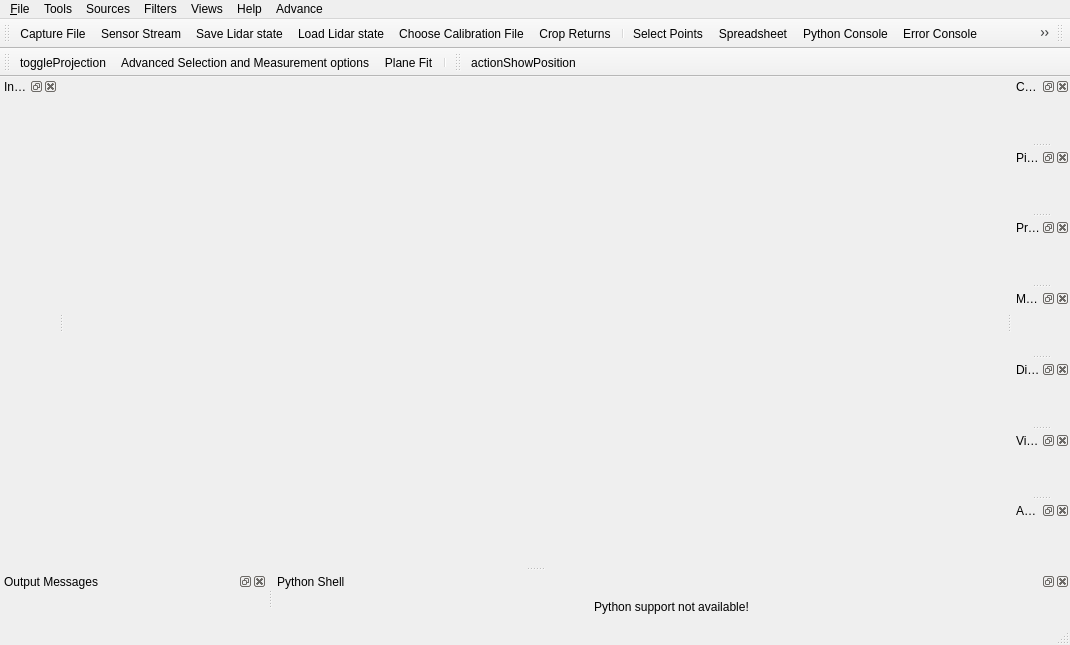
<?xml version="1.0" encoding="UTF-8"?>
<ui version="4.0">
 <class>vvMainWindow</class>
 <widget class="QMainWindow" name="vvMainWindow">
  <property name="geometry">
   <rect>
    <x>0</x>
    <y>0</y>
    <width>1070</width>
    <height>645</height>
   </rect>
  </property>
  <property name="acceptDrops">
   <bool>true</bool>
  </property>
  <property name="windowTitle">
   <string>MainWindow</string>
  </property>
  <property name="windowIcon">
   <iconset resource="vvResources.qrc">
    <normaloff>:/vvResources/Icons/logo.png</normaloff>:/vvResources/Icons/logo.png</iconset>
  </property>
  <widget class="QWidget" name="centralwidget">
   <property name="acceptDrops">
    <bool>true</bool>
   </property>
  </widget>
  <widget class="QMenuBar" name="menubar">
   <property name="geometry">
    <rect>
     <x>0</x>
     <y>0</y>
     <width>1070</width>
     <height>25</height>
    </rect>
   </property>
   <widget class="QMenu" name="menu_File">
    <property name="title">
     <string>&amp;File</string>
    </property>
    <widget class="QMenu" name="menuRecent_Files">
     <property name="title">
      <string>&amp;Recent Files</string>
     </property>
     <addaction name="separator"/>
     <addaction name="actionClear_Menu"/>
    </widget>
    <widget class="QMenu" name="menuSaveAs">
     <property name="title">
      <string>Save &amp;As</string>
     </property>
     <addaction name="actionSavePCAP"/>
     <addaction name="actionSaveCSV"/>
     <addaction name="actionSavePositionCSV"/>
     <addaction name="actionSavePCD"/>
     <addaction name="actionSavePLY"/>
     <addaction name="actionSaveLAS"/>
    </widget>
    <widget class="QMenu" name="menu_Open">
     <property name="title">
      <string>&amp;Open</string>
     </property>
     <addaction name="actionOpenPcap"/>
     <addaction name="actionOpen_Sensor_Stream"/>
     <addaction name="separator"/>
     <addaction name="actionChoose_Calibration_File"/>
    </widget>
    <addaction name="menu_Open"/>
    <addaction name="menuRecent_Files"/>
    <addaction name="separator"/>
    <addaction name="menuSaveAs"/>
    <addaction name="actionSaveScreenshot"/>
    <addaction name="separator"/>
    <addaction name="actionClose"/>
    <addaction name="separator"/>
    <addaction name="actionE_xit"/>
   </widget>
   <widget class="QMenu" name="menuTools">
    <property name="title">
     <string>Tools</string>
    </property>
    <addaction name="actionSpreadsheet"/>
    <addaction name="actionMeasurement_Grid"/>
    <addaction name="actionShowRPM"/>
    <addaction name="actionGrid_Properties"/>
    <addaction name="separator"/>
    <addaction name="actionChoose_Calibration_File"/>
    <addaction name="actionCropReturns"/>
    <addaction name="separator"/>
    <addaction name="separator"/>
    <addaction name="separator"/>
    <addaction name="actionPython_Console"/>
    <addaction name="actionShowErrorDialog"/>
    <addaction name="separator"/>
    <addaction name="separator"/>
   </widget>
   <widget class="QMenu" name="menuHelp">
    <property name="title">
     <string>Help</string>
    </property>
    <action name="actionResetDefaultSettings">
     <property name="text">
      <string>Reset LidarView settings</string>
     </property>
     <property name="iconText">
      <string>This will reset all LidarView settings by default</string>
     </property>
    </action>
    <addaction name="actionAbout_LidarView"/>
    <addaction name="actionHelpSupport"/>
    <addaction name="actionHelpSlam"/>
    <addaction name="separator"/>
    <addaction name="actionResetDefaultSettings"/>
    <addaction name="actionAdvanceFeature"/>
   </widget>
   <widget class="QMenu" name="menuViews">
    <property name="title">
     <string>Views</string>
    </property>
   </widget>
   <widget class="QMenu" name="menuFilters">
    <property name="title">
     <string>Filters</string>
    </property>
   </widget>
   <widget class="QMenu" name="menuSources">
    <property name="title">
     <string>Sources</string>
    </property>
   </widget>
   <widget class="QMenu" name="menuAdvance">
    <property name="title">
     <string>Advance</string>
    </property>
   </widget>
   <addaction name="menu_File"/>
   <addaction name="menuTools"/>
   <addaction name="menuSources"/>
   <addaction name="menuFilters"/>
   <addaction name="menuViews"/>
   <addaction name="menuHelp"/>
   <addaction name="menuAdvance"/>
  </widget>
  <widget class="QStatusBar" name="statusbar"/>
  <widget class="QToolBar" name="toolBar">
   <property name="windowTitle">
    <string>Basic Controls</string>
   </property>
   <attribute name="toolBarArea">
    <enum>TopToolBarArea</enum>
   </attribute>
   <attribute name="toolBarBreak">
    <bool>false</bool>
   </attribute>
   <addaction name="actionOpenPcap"/>
   <addaction name="actionOpen_Sensor_Stream"/>
   <addaction name="actionSaveLidarState"/>
   <addaction name="actionLoadLidarState"/>
   <addaction name="actionChoose_Calibration_File"/>
   <addaction name="actionCropReturns"/>
   <addaction name="separator"/>
   <addaction name="actionSelect_Points"/>
   <addaction name="actionSpreadsheet"/>
   <addaction name="actionPython_Console"/>
   <addaction name="actionShowErrorDialog"/>
   <addaction name="actionEnableAdvancedArrays"/>
</widget>
  <widget class="lqColorToolbar" name="colorToolBar">
   <property name="windowTitle">
    <string>Color Controls</string>
   </property>
   <attribute name="toolBarArea">
    <enum>TopToolBarArea</enum>
   </attribute>
   <attribute name="toolBarBreak">
    <bool>false</bool>
   </attribute>
  </widget>
  <widget class="QToolBar" name="viewSettings">
   <property name="windowTitle">
    <string>View Controls</string>
   </property>
   <attribute name="toolBarArea">
    <enum>TopToolBarArea</enum>
   </attribute>
   <attribute name="toolBarBreak">
    <bool>true</bool>
   </attribute>
   <addaction name="actionToggleProjection"/>
   <addaction name="actionMeasure"/>
   <addaction name="actionPlaneFit"/>
   <addaction name="separator"/>
  </widget>
  <widget class="QToolBar" name="geolocationToolbar">
   <property name="windowTitle">
    <string>Geolocation Controls</string>
   </property>
   <attribute name="toolBarArea">
    <enum>TopToolBarArea</enum>
   </attribute>
   <attribute name="toolBarBreak">
    <bool>false</bool>
   </attribute>
   <addaction name="actionShowPosition"/>
  </widget>
  <widget class="QDockWidget" name="colorMapEditorDock">
   <property name="windowTitle">
    <string>Color Map Editor</string>
   </property>
   <attribute name="dockWidgetArea">
    <number>2</number>
   </attribute>
   <widget class="pqColorMapEditor" name="colorMapEditorPanel"/>
  </widget>
  <widget class="QDockWidget" name="pipelineBrowserDock">
   <property name="features">
    <set>QDockWidget::AllDockWidgetFeatures</set>
   </property>
   <property name="windowTitle">
    <string>Pipeline Browser</string>
   </property>
   <attribute name="dockWidgetArea">
    <number>2</number>
   </attribute>
   <widget class="pqPipelineBrowserWidget" name="pipelineBrowser"/>
  </widget>
  <widget class="QDockWidget" name="propertiesDock">
   <property name="features">
    <set>QDockWidget::AllDockWidgetFeatures</set>
   </property>
   <property name="windowTitle">
    <string>Properties</string>
   </property>
   <attribute name="dockWidgetArea">
    <number>2</number>
   </attribute>
   <widget class="pqPropertiesPanel" name="propertiesPanel"/>
  </widget>
  <widget class="QDockWidget" name="memoryInspectorDock">
   <property name="windowTitle">
    <string>Memory Inspector</string>
   </property>
   <attribute name="dockWidgetArea">
    <number>2</number>
   </attribute>
   <widget class="pqMemoryInspectorPanel" name="memoryInspectorPanel"/>
  </widget>
  <widget class="QDockWidget" name="informationDock">
   <property name="windowTitle">
    <string>Information</string>
   </property>
   <attribute name="dockWidgetArea">
    <number>1</number>
   </attribute>
   <widget class="pqProxyInformationWidget" name="proxyInformationWidget"/>
  </widget>
  <widget class="QDockWidget" name="displayPropertiesDock">
   <property name="windowTitle">
    <string>Display</string>
   </property>
   <attribute name="dockWidgetArea">
    <number>2</number>
   </attribute>
   <widget class="pqPropertiesPanel" name="displayPropertiesPanel"/>
  </widget>
  <widget class="QDockWidget" name="viewPropertiesDock">
   <property name="windowTitle">
    <string>View</string>
   </property>
   <attribute name="dockWidgetArea">
    <number>2</number>
   </attribute>
   <widget class="pqPropertiesPanel" name="viewPropertiesPanel"/>
  </widget>
  <widget class="QDockWidget" name="viewAnimationDock">
   <property name="windowTitle">
    <string>Animation</string>
   </property>
   <attribute name="dockWidgetArea">
    <number>2</number>
   </attribute>
   <widget class="pqPVAnimationWidget" name="animationPanel"/>
  </widget>
  <widget class="QDockWidget" name="outputWidgetDock">
   <property name="floating">
    <bool>false</bool>
   </property>
   <property name="windowTitle">
    <string>Output Messages</string>
   </property>
   <attribute name="dockWidgetArea">
    <number>8</number>
   </attribute>
   <widget class="pqOutputWidget" name="outputWidget">
    <property name="settingsKey" stdset="0">
     <string>OutputMessages</string>
    </property>
   </widget>
  </widget>
  <widget class="QDockWidget" name="pythonShellDock">
   <property name="sizePolicy">
    <sizepolicy hsizetype="Preferred" vsizetype="MinimumExpanding">
     <horstretch>0</horstretch>
     <verstretch>0</verstretch>
    </sizepolicy>
   </property>
   <property name="floating">
    <bool>false</bool>
   </property>
   <property name="windowTitle">
    <string>Python Shell</string>
   </property>
   <attribute name="dockWidgetArea">
    <number>8</number>
   </attribute>
   <widget class="QWidget" name="pythonShellDummy">
    <property name="sizePolicy">
     <sizepolicy hsizetype="MinimumExpanding" vsizetype="MinimumExpanding">
      <horstretch>0</horstretch>
      <verstretch>0</verstretch>
     </sizepolicy>
    </property>
    <layout class="QHBoxLayout" name="horizontalLayout">
     <item>
      <widget class="QLabel" name="label">
       <property name="text">
        <string>Python support not available!</string>
       </property>
       <property name="alignment">
        <set>Qt::AlignCenter</set>
       </property>
      </widget>
     </item>
    </layout>
   </widget>
  </widget>
  <action name="actionE_xit">
   <property name="text">
    <string>E&amp;xit</string>
   </property>
   <property name="statusTip">
    <string>Exit Application</string>
   </property>
   <property name="shortcut">
    <string>Ctrl+Q</string>
   </property>
  </action>
  <action name="actionOpenPcap">
   <property name="icon">
    <iconset resource="vvResources.qrc">
     <normaloff>:/LidarViewPlugin/WiresharkDoc-128.png</normaloff>:/LidarViewPlugin/WiresharkDoc-128.png</iconset>
   </property>
   <property name="text">
    <string>&amp;Capture File...</string>
   </property>
   <property name="toolTip">
    <string>Open a Wireshark-format capture file with data collected from a lidar sensor</string>
   </property>
   <property name="statusTip">
    <string>Open Data File</string>
   </property>
   <property name="shortcut">
    <string>Ctrl+O</string>
   </property>
  </action>
  <action name="actionSelect_Points">
   <property name="checkable">
    <bool>true</bool>
   </property>
   <property name="icon">
    <iconset resource="vvResources.qrc">
     <normaloff>:/vvResources/Icons/pqFrustumSelectionPoint24.png</normaloff>:/vvResources/Icons/pqFrustumSelectionPoint24.png</iconset>
   </property>
   <property name="text">
    <string>Select Points</string>
   </property>
   <property name="toolTip">
    <string>Select Points</string>
   </property>
  </action>
  <action name="actionSpreadsheet">
   <property name="checkable">
    <bool>true</bool>
   </property>
   <property name="icon">
    <iconset resource="vvResources.qrc">
     <normaloff>:/vvResources/Icons/pqSpreadsheet16.png</normaloff>:/vvResources/Icons/pqSpreadsheet16.png</iconset>
   </property>
   <property name="text">
    <string>Spreadsheet</string>
   </property>
   <property name="toolTip">
    <string>Spreadsheet</string>
   </property>
   <property name="shortcut">
    <string>Ctrl+T</string>
   </property>
  </action>
  <action name="actionOpen_Sensor_Stream">
   <property name="icon">
    <iconset resource="vvResources.qrc">
     <normaloff>:/LidarViewPlugin/lidar.png</normaloff>:/LidarViewPlugin/lidar.png</iconset>
   </property>
   <property name="text">
    <string>Sensor &amp;Stream...</string>
   </property>
  </action>
  <action name="actionSaveLidarState">
   <property name="icon">
    <iconset resource="../LVCore/ApplicationComponents/lqResources.qrc">
     <normaloff>:/lqResources/Icons/pqSaveState.png</normaloff>:/lqResources/Icons/pqSaveState.png</iconset>
   </property>
   <property name="text">
    <string>Save Lidar state</string>
   </property>
  </action>
  <action name="actionLoadLidarState">
   <property name="icon">
    <iconset resource="../LVCore/ApplicationComponents/lqResources.qrc">
     <normaloff>:/lqResources/Icons/pqLoadState.png</normaloff>:/lqResources/Icons/pqLoadState.png</iconset>
   </property>
   <property name="text">
    <string>Load Lidar state</string>
   </property>
  </action>
  <action name="actionChoose_Calibration_File">
   <property name="icon">
    <iconset resource="vvResources.qrc">
     <normaloff>:/LidarViewPlugin/calibrate.png</normaloff>:/LidarViewPlugin/calibrate.png</iconset>
   </property>
   <property name="text">
    <string>Choose &amp;Calibration File...</string>
   </property>
  </action>
  <action name="actionPause">
   <property name="icon">
    <iconset>
     <normaloff>:/LidarViewPlugin/media-playback-pause.png</normaloff>:/LidarViewPlugin/media-playback-pause.png</iconset>
   </property>
   <property name="text">
    <string>Pause</string>
   </property>
   <property name="shortcut">
    <string>Space</string>
   </property>
  </action>
  <action name="actionPython_Console">
   <property name="icon">
    <iconset resource="vvResources.qrc">
     <normaloff>:/vvResources/Icons/python_logo_124.png</normaloff>:/vvResources/Icons/python_logo_124.png</iconset>
   </property>
   <property name="text">
    <string>Python Console</string>
   </property>
   <property name="shortcut">
    <string>F8</string>
   </property>
  </action>
  <action name="actionClose">
   <property name="text">
    <string>&amp;Close Data</string>
   </property>
   <property name="toolTip">
    <string>Close Data</string>
   </property>
   <property name="shortcut">
    <string>Ctrl+W</string>
   </property>
  </action>
  <action name="actionMeasurement_Grid">
   <property name="checkable">
    <bool>true</bool>
   </property>
   <property name="checked">
    <bool>true</bool>
   </property>
   <property name="text">
    <string>Measurement Grid</string>
   </property>
   <property name="shortcut">
    <string>Ctrl+G</string>
   </property>
  </action>
  <action name="actionSaveScreenshot">
   <property name="text">
    <string>Save &amp;Screenshot...</string>
   </property>
  </action>
  <action name="actionSaveCSV">
   <property name="icon">
    <iconset resource="vvResources.qrc">
     <normaloff>:/LidarViewPlugin/csv.png</normaloff>:/LidarViewPlugin/csv.png</iconset>
   </property>
   <property name="text">
    <string>Save &amp;CSV...</string>
   </property>
  </action>
  <action name="actionGrid_Properties">
   <property name="text">
    <string>Grid Properties</string>
   </property>
  </action>
  <action name="actionSavePCAP">
   <property name="icon">
    <iconset resource="vvResources.qrc">
     <normaloff>:/LidarViewPlugin/WiresharkDoc-128.png</normaloff>:/LidarViewPlugin/WiresharkDoc-128.png</iconset>
   </property>
   <property name="text">
    <string>Save PCAP...</string>
   </property>
   <property name="iconText">
    <string>Save PCAP</string>
   </property>
   <property name="toolTip">
    <string>Save PCAP</string>
   </property>
  </action>
  <action name="actionSavePCD">
   <property name="text">
    <string>Save PCD...</string>
   </property>
   <property name="iconText">
    <string>Save PCD</string>
   </property>
   <property name="toolTip">
    <string>Save PCD</string>
   </property>
  </action>
  <action name="actionSavePLY">
   <property name="text">
    <string>Save PLY...</string>
   </property>
   <property name="iconText">
    <string>Save PLY</string>
   </property>
   <property name="toolTip">
    <string>Save PLY</string>
   </property>
  </action>
  <action name="actionSaveLAS">
   <property name="text">
    <string>Save LAS...</string>
   </property>
   <property name="iconText">
    <string>Save LAS</string>
   </property>
   <property name="toolTip">
    <string>Save LAS</string>
   </property>
  </action>
  <action name="actionAbout_LidarView">
   <property name="text">
    <string>About ...</string>
   </property>
  </action>
  <action name="actionHelpSupport">
   <property name="text">
    <string>Professional Support</string>
   </property>
  </action>
  <action name="actionHelpSlam">
   <property name="text">
    <string>How to SLAM</string>
   </property>
  </action>
  <action name="actionRecent_file1">
   <property name="text">
    <string>recent_file1</string>
   </property>
  </action>
  <action name="actionRecent_file2">
   <property name="text">
    <string>recent_file2</string>
   </property>
  </action>
  <action name="actionRecent_file3">
   <property name="text">
    <string>recent_file3</string>
   </property>
  </action>
  <action name="actionRecent_file4">
   <property name="text">
    <string>recent_file4</string>
   </property>
  </action>
  <action name="actionRecent_file5">
   <property name="text">
    <string>recent_file5</string>
   </property>
  </action>
  <action name="actionClear_Menu">
   <property name="text">
    <string>Clear Menu</string>
   </property>
  </action>
  <action name="actionToggleProjection">
   <property name="checkable">
    <bool>true</bool>
   </property>
   <property name="icon">
    <iconset resource="vvResources.qrc">
     <normaloff>:/vvResources/Icons/ViewOrtho.png</normaloff>
     <normalon>:/vvResources/Icons/ViewPerspective.png</normalon>:/vvResources/Icons/ViewOrtho.png</iconset>
   </property>
   <property name="text">
    <string>toggleProjection</string>
   </property>
   <property name="toolTip">
    <string>Toggle between projective and orthogonal view</string>
   </property>
  </action>
  <action name="actionMeasure">
   <property name="checkable">
    <bool>false</bool>
   </property>
   <property name="icon">
    <iconset resource="vvResources.qrc">
     <normaloff>:/vvResources/Icons/Measurements.png</normaloff>:/vvResources/Icons/Measurements.png</iconset>
   </property>
   <property name="text">
    <string>Advanced Selection and Measurement options</string>
   </property>
   <property name="toolTip">
    <string>Advanced Selection and Measurement options</string>
   </property>
  </action>
  <action name="actionPlaneFit">
   <property name="icon">
    <iconset resource="vvResources.qrc">
     <normaloff>:/vvResources/Icons/planefit.png</normaloff>:/vvResources/Icons/planefit.png</iconset>
   </property>
   <property name="text">
    <string>Plane Fit</string>
   </property>
   <property name="toolTip">
    <string>Plane Fit to selection</string>
   </property>
  </action>
  <action name="actionSavePositionCSV">
   <property name="icon">
    <iconset resource="vvResources.qrc">
     <normaloff>:/vvResources/Icons/pqSpreadsheet16.png</normaloff>:/vvResources/Icons/pqSpreadsheet16.png</iconset>
   </property>
   <property name="text">
    <string>Save Position CSV...</string>
   </property>
  </action>
  <action name="actionGPSApply">
   <property name="checkable">
    <bool>true</bool>
   </property>
   <property name="icon">
    <iconset resource="vvResources.qrc">
     <normaloff>:/vvResources/Icons/location.png</normaloff>:/vvResources/Icons/location.png</iconset>
   </property>
   <property name="text">
    <string>GPSApply</string>
   </property>
   <property name="toolTip">
    <string>Apply geolocation</string>
   </property>
  </action>
  <action name="actionAbsolute">
   <property name="checkable">
    <bool>true</bool>
   </property>
   <property name="icon">
    <iconset resource="vvResources.qrc">
     <normaloff>:/vvResources/Icons/absolute.png</normaloff>:/vvResources/Icons/absolute.png</iconset>
   </property>
   <property name="text">
    <string>absolute</string>
   </property>
   <property name="toolTip">
    <string>Geolocation in absolute coordinates</string>
   </property>
  </action>
  <action name="actionSaveLAS">
   <property name="icon">
    <iconset resource="vvResources.qrc">
     <normaloff>:/LidarViewPlugin/las.png</normaloff>:/LidarViewPlugin/las.png</iconset>
   </property>
   <property name="text">
    <string>Save &amp;LAS</string>
   </property>
   <property name="toolTip">
    <string>Save to ASPRS LAS format</string>
   </property>
  </action>
  <action name="actionCropReturns">
   <property name="icon">
    <iconset resource="vvResources.qrc">
     <normaloff>:/LidarViewPlugin/crop.png</normaloff>:/LidarViewPlugin/crop.png</iconset>
   </property>
   <property name="text">
    <string>Crop Returns...</string>
   </property>
  </action>
  <action name="actionShowRPM">
   <property name="checkable">
    <bool>true</bool>
   </property>
   <property name="enabled">
    <bool>true</bool>
   </property>
   <property name="text">
    <string>Show RPM</string>
   </property>
   <property name="toolTip">
    <string>Display the rotations per minute</string>
   </property>
  </action>
  <action name="actionPersisting_Grid_Properties">
   <property name="checkable">
    <bool>true</bool>
   </property>
   <property name="enabled">
    <bool>false</bool>
   </property>
   <property name="text">
    <string>Persisting Grid Properties</string>
   </property>
  </action>
  <action name="actionShowErrorDialog">
   <property name="icon">
    <iconset resource="vvResources.qrc">
     <normaloff>:/vvResources/Icons/errorConsole.png</normaloff>:/vvResources/Icons/errorConsole.png</iconset>
   </property>
   <property name="text">
    <string>Error Console</string>
   </property>
   <property name="toolTip">
    <string>Show the error console.</string>
   </property>
  </action>
  <action name="actionEnableAdvancedArrays">
   <property name="icon">
    <iconset resource="../LVCore/ApplicationComponents/lqResources.qrc">
     <normaloff>:/lqResources/Icons/EnableAdvancedArrays.png</normaloff>:/lqResources/Icons/EnableAdvancedArrays.png</iconset>
   </property>
   <property name="text">
    <string>Enable Advanced Arrays</string>
   </property>
   <property name="toolTip">
    <string>Enable the interpreter's advanced arrays.</string>
   </property>
  </action>
  <action name="actionAdvanceFeature">
   <property name="checkable">
    <bool>true</bool>
   </property>
   <property name="checked">
    <bool>true</bool>
   </property>
   <property name="text">
    <string>Advance Feature</string>
   </property>
  </action>
  <action name="actionShowPosition">
   <property name="checkable">
    <bool>true</bool>
   </property>
   <property name="icon">
    <iconset resource="vvResources.qrc">
     <normaloff>:/vvResources/Icons/map.png</normaloff>:/vvResources/Icons/map.png</iconset>
   </property>
   <property name="text">
    <string>actionShowPosition</string>
   </property>
   <property name="toolTip">
    <string>Show the GPS Track</string>
   </property>
  </action>
 </widget>
 <customwidgets>
  <customwidget>
   <class>lqColorToolbar</class>
   <extends>QToolBar</extends>
   <header>lqColorToolbar.h</header>
  </customwidget>
  <customwidget>
   <class>pqColorMapEditor</class>
   <extends>QWidget</extends>
   <header>pqColorMapEditor.h</header>
   <container>1</container>
  </customwidget>
  <customwidget>
   <class>pqPipelineBrowserWidget</class>
   <extends>QWidget</extends>
   <header>pqPipelineBrowserWidget.h</header>
   <container>1</container>
  </customwidget>
  <customwidget>
   <class>pqPropertiesPanel</class>
   <extends>QWidget</extends>
   <header>pqPropertiesPanel.h</header>
   <container>1</container>
  </customwidget>
  <customwidget>
   <class>pqProxyInformationWidget</class>
   <extends>QWidget</extends>
   <header>pqProxyInformationWidget.h</header>
   <container>1</container>
  </customwidget>
  <customwidget>
   <class>pqMemoryInspectorPanel</class>
   <extends>QWidget</extends>
   <header>pqMemoryInspectorPanel.h</header>
   <container>1</container>
  </customwidget>
  <customwidget>
   <class>pqPVAnimationWidget</class>
   <extends>QWidget</extends>
   <header>pqPVAnimationWidget.h</header>
   <container>1</container>
  </customwidget>
  <customwidget>
   <class>pqOutputWidget</class>
   <extends>QWidget</extends>
   <header>pqOutputWidget.h</header>
  </customwidget>
 </customwidgets>
 <resources>
  <include location="vvResources.qrc"/>
  <include location="../LVCore/ApplicationComponents/lqResources.qrc"/>
</resources>
 <connections>
  <connection>
   <sender>actionE_xit</sender>
   <signal>triggered()</signal>
   <receiver>vvMainWindow</receiver>
   <slot>close()</slot>
   <hints>
    <hint type="sourcelabel">
     <x>-1</x>
     <y>-1</y>
    </hint>
    <hint type="destinationlabel">
     <x>399</x>
     <y>299</y>
    </hint>
   </hints>
  </connection>
 </connections>
</ui>
